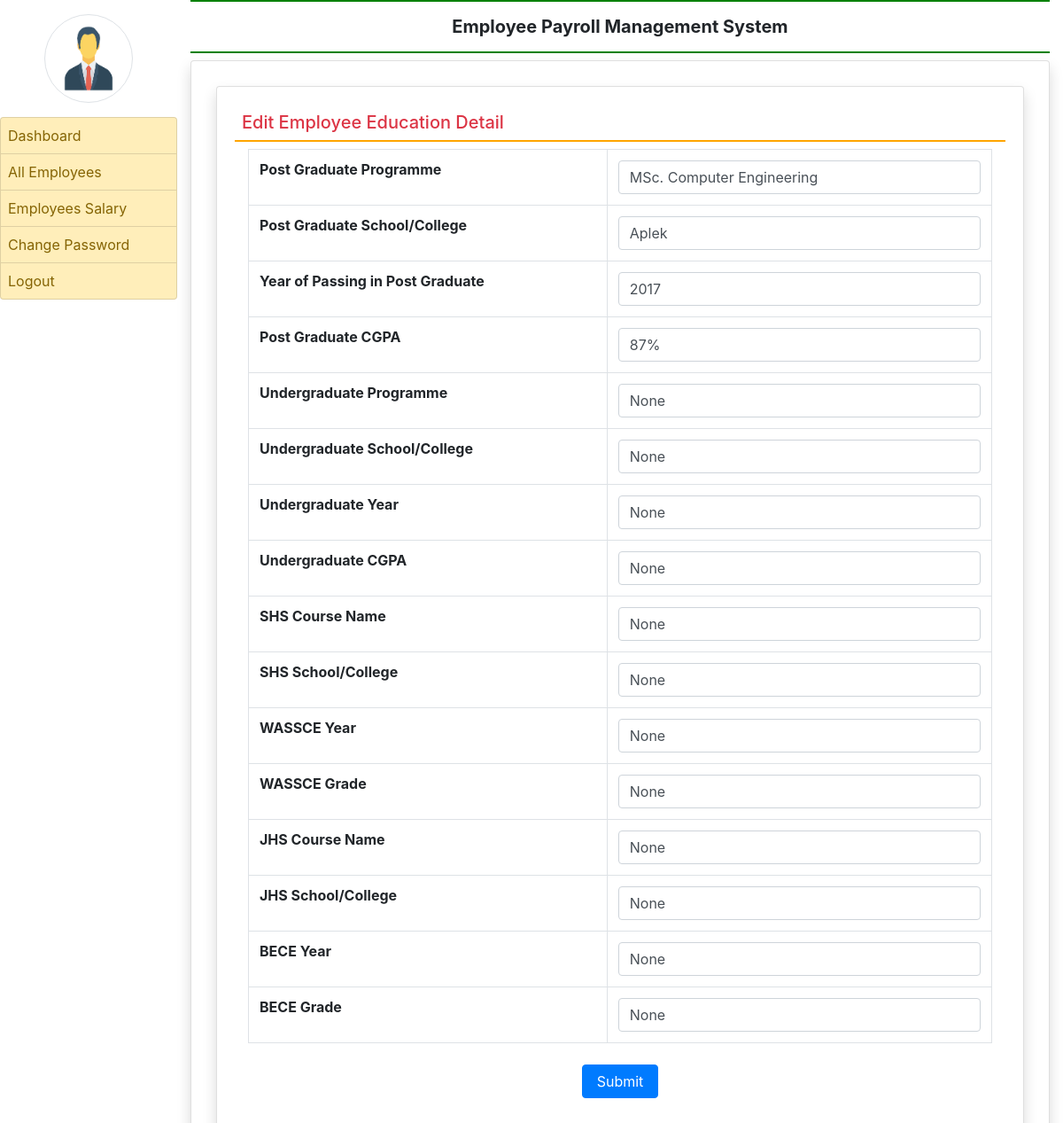
The app's page /edit_education/6 (signed in) with its own data.
### employee/models.py (models this page shows, shortened)
class EmployeeEducation(models.Model):
    objects = None
    user = models.ForeignKey(User, on_delete=models.CASCADE)
    coursepg = models.CharField(max_length=100, null=True)
    schoolgpg = models.CharField(max_length=200, null=True)
    yearpassingpg = models.CharField(max_length=20, null=True)
    percentagepg = models.CharField(max_length=30, null=True)
    coursepggra = models.CharField(max_length=100, null=True)
    schoolgra = models.CharField(max_length=200, null=True)
    yearpassinggra = models.CharField(max_length=20, null=True)
    percentagegra = models.CharField(max_length=30, null=True)
    coursessc = models.CharField(max_length=100, null=True)
    schoolssc = models.CharField(max_length=200, null=True)
    yearpassingssc = models.CharField(max_length=20, null=True)
    percentagessc = models.CharField(max_length=30, null=True)
    coursehsc = models.CharField(max_length=100, null=True)
    schoolhsc = models.CharField(max_length=200, null=True)
    yearpassinghsc = models.CharField(max_length=20, null=True)
    percentagehsc = models.CharField(max_length=30, null=True)

### employee/views.py (the view, shortened to what this page needs)
# urls.py: path('edit_education/<int:pid>', edit_education, name='edit_education'),
def edit_education(request, pid):
    if not request.user.is_authenticated:
        return redirect('admin_login')
    error = ""
    user = User.objects.get(id=pid)
    education = EmployeeEducation.objects.get(user=user)
    return render(request, 'edit_education.html', locals())

### employee/templates/edit_education.html (shortened to what this page needs)
{% extends 'admin_base.html' %}
{% block main %}
<div class="card shadow m-2">
    <div class="card-body">
        <h5 class="p-2 text-danger" style="border-bottom : 2px solid orange ">Edit Employee Education Detail</h5>
    <div class="container-fluid">
        <form method="post">
        <table class="table table-bordered">
          <tr>
              <th>Post Graduate Programme</th>
              <td><input type="text" name="coursepg" class="form-control " value="{{education.coursepg}}"></td>
          </tr>
          <tr>
              <th>Post Graduate School/College</th>
              <td><input type="text" name="schoolgpg" class="form-control " value="{{education.schoolgpg}}"></td>
          </tr>
          <tr>
              <th>Year of Passing in Post Graduate</th>
              <td><input type="text" name="yearpassingpg" class="form-control " value="{{education.yearpassingpg}}"></td>
          </tr>
          <tr>
              <th>Post Graduate CGPA</th>
              <td><input type="text" name="percentagepg" class="form-control " value="{{education.percentagepg}}"></td>
          </tr>
            <tr>
              <th>Undergraduate Programme</th>
              <td><input type="text" name="coursepggra" class="form-control " value="{{education.coursepggra}}"></td>
          </tr>
          <tr>
              <th>Undergraduate School/College</th>
              <td><input type="text" name="schoolgra" class="form-control " value="{{education.schoolgra}}"></td>
          </tr>
          <tr>
              <th>Undergraduate Year</th>
              <td><input type="text" name="yearpassinggra" class="form-control " value="{{education.yearpassinggra}}"></td>
          </tr>
          <tr>
              <th>Undergraduate CGPA</th>
              <td><input type="text" name="percentagegra" class="form-control " value="{{education.percentagegra}}"></td>
          </tr>
             <tr>
              <th>SHS Course Name</th>
              <td><input type="text" name="coursessc" class="form-control " value="{{education.coursessc}}"></td>
          </tr>
          <tr>
              <th>SHS School/College</th>
              <td><input type="text" name="schoolssc" class="form-control " value="{{education.schoolssc}}"></td>
          </tr>
          <tr>
              <th>WASSCE Year</th>
              <td><input type="text" name="yearpassingssc" class="form-control " value="{{education.yearpassingssc}}"></td>
          </tr>
          <tr>
              <th>WASSCE Grade</th>
              <td><input type="text" name="percentagessc" class="form-control " value="{{education.percentagessc}}"></td>
          </tr>
            <tr>
              <th>JHS Course Name</th>
              <td><input type="text" name="coursehsc" class="form-control " value="{{education.coursehsc}}"></td>
          </tr>
            <tr>
              <th>JHS School/College</th>
              <td><input type="text" name="schoolhsc" class="form-control " value="{{education.schoolhsc}}"></td>
          </tr>
            <tr>
              <th>BECE Year</th>
              <td><input type="text" name="yearpassinghsc" class="form-control " value="{{education.yearpassinghsc}}"></td>
          </tr>
            <tr>
              <th>BECE Grade</th>
              <td><input type="text" name="percentagehsc" class="form-control " value="{{education.percentagehsc}}"></td>
          </tr>
        </table>
             <center><input type="submit" value="Submit" class="btn btn-primary m-2 px-3"></center>
        </form>
        </div>
    </div>
</div>
{% endblock %}

### records on screen
EmployeeEducation: coursepg "MSc. Computer Engineering", schoolgpg "Aplek", yearpassingpg "2017", percentagepg "87%", coursepggra "None", schoolgra "None", yearpassinggra "None", percentagegra "None", coursessc "None", schoolssc "None", yearpassingssc "None", percentagessc "None", coursehsc "None", schoolhsc "None", yearpassinghsc "None", percentagehsc "None"
